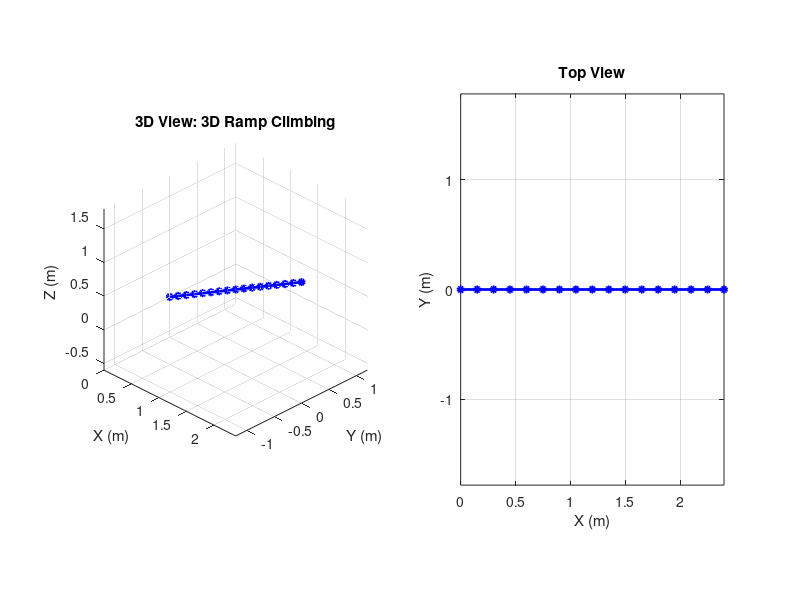

Write the MATLAB code that produced this figure. (Note: this script raises an error after producing the figure.)
%% Test Quadruped Path Follower
% Standalone test script for QuadrupedPathFollower with various path types

clear; clc; close all;

fprintf('=== Quadruped Path Follower Test Suite ===\n');

%% Test Configuration
testCases = {
    'straight_line', 'Straight Line Path';
    'circle', 'Circular Path';
    'spiral', 'Spiral Path (2D)';
    'zigzag', 'Zigzag Pattern';
    'ramp', '3D Ramp Climbing';
    'custom_3d', 'Complex 3D Path'
};

% Select test case (change this to test different paths)
selectedTest = 'ramp';  % Options: 'straight_line', 'circle', 'spiral', 'zigzag', 'ramp', 'custom_3d'

%% Generate Test Path
switch selectedTest
    case 'straight_line'
        % Simple straight line for basic testing
        referencePath = [
            0, 0, 0;
            1, 0, 0;
            2, 0, 0;
            3, 0, 0;
            4, 0, 0;
            5, 0, 0
        ];
        testName = 'Straight Line Path';
        
    case 'circle'
        % Circular path at constant height
        radius = 2.0;
        numPoints = 50;
        theta = linspace(0, 2*pi, numPoints);
        referencePath = [
            radius * cos(theta)', ...
            radius * sin(theta)', ...
            ones(numPoints, 1) * 0.5
        ];
        testName = 'Circular Path';
        
    case 'spiral'
        % Spiral path with gradually increasing radius
        numPoints = 80;
        theta = linspace(0, 4*pi, numPoints);
        radius = linspace(0.5, 3.0, numPoints);
        referencePath = [
            radius' .* cos(theta)', ...
            radius' .* sin(theta)', ...
            ones(numPoints, 1) * 0.3
        ];
        testName = 'Spiral Path (2D)';
        
    case 'zigzag'
        % Zigzag pattern
        x = 0:0.2:5;
        y = sin(x * 2) * 1.5;
        z = ones(size(x)) * 0.2;
        referencePath = [x', y', z'];
        testName = 'Zigzag Pattern';
        
    case 'ramp'
        % 3D ramp climbing simulation
        % Create a path that climbs stairs or ramp
        stepHeight = 0.15;  % 15cm steps
        stepLength = 0.3;   % 30cm step length
        numSteps = 8;
        
        referencePath = [];
        for i = 0:numSteps
            % Add horizontal section
            x = i * stepLength;
            y = 0;
            z = i * stepHeight;
            referencePath = [referencePath; x, y, z];
            
            % Add transition points for smooth climbing
            if i < numSteps
                x_trans = x + stepLength/2;
                z_trans = z + stepHeight/2;
                referencePath = [referencePath; x_trans, y, z_trans];
            end
        end
        testName = '3D Ramp Climbing';
        
    case 'custom_3d'
        % Complex 3D path combining multiple maneuvers
        t = linspace(0, 4*pi, 100);
        referencePath = [
            t/2, ...                              % X: linear progression
            sin(t) * 2, ...                       % Y: sinusoidal motion
            0.5 + 0.3*sin(t/2) + t/20            % Z: gradual climb with oscillation
        ];
        testName = 'Complex 3D Path';
        
    otherwise
        error('Unknown test case: %s', selectedTest);
end

fprintf('Testing: %s\n', testName);
fprintf('Path points: %d\n', size(referencePath, 1));
fprintf('Path length: %.2f m\n', sum(sqrt(sum(diff(referencePath).^2, 2))));

%% Visualize Test Path
figure('Name', 'Test Path Visualization', 'Position', [100, 100, 1000, 600]);

subplot(1, 2, 1);
plot3(referencePath(:,1), referencePath(:,2), referencePath(:,3), ...
    'b-o', 'LineWidth', 2, 'MarkerSize', 4, 'MarkerFaceColor', 'b');
xlabel('X (m)'); ylabel('Y (m)'); zlabel('Z (m)');
title(sprintf('3D View: %s', testName));
grid on; axis equal;
view(45, 30);

subplot(1, 2, 2);
plot(referencePath(:,1), referencePath(:,2), 'b-o', 'LineWidth', 2, 'MarkerSize', 4, 'MarkerFaceColor', 'b');
xlabel('X (m)'); ylabel('Y (m)');
title('Top View');
grid on; axis equal;

%% Initialize Path Follower
pathFollower = QuadrupedPathFollower();

% Configure parameters based on test type
switch selectedTest
    case 'straight_line'
        pathFollower.maxVelX = 1.0;
        pathFollower.maxOmega = 0.5;
        pathFollower.lookaheadDist = 0.8;
        
    case 'circle'
        pathFollower.maxVelX = 0.8;
        pathFollower.maxOmega = 1.5;
        pathFollower.lookaheadDist = 0.5;
        
    case 'spiral'
        pathFollower.maxVelX = 0.7;
        pathFollower.maxOmega = 2.0;
        pathFollower.lookaheadDist = 0.4;
        
    case 'zigzag'
        pathFollower.maxVelX = 0.6;
        pathFollower.maxOmega = 2.5;
        pathFollower.lookaheadDist = 0.3;
        pathFollower.kp_lateral = 3.0;
        
    case 'ramp'
        pathFollower.maxVelX = 0.5;
        pathFollower.maxOmega = 1.0;
        pathFollower.lookaheadDist = 0.2;
        pathFollower.kp_lateral = 2.5;
        pathFollower.kp_heading = 3.5;
        
    case 'custom_3d'
        pathFollower.maxVelX = 0.8;
        pathFollower.maxOmega = 1.8;
        pathFollower.lookaheadDist = 0.6;
        pathFollower.kp_lateral = 2.2;
end

%% Set Initial Conditions
% Place robot at start of path with appropriate heading
initialPos = referencePath(1, :);
if size(referencePath, 1) > 1
    direction = referencePath(2, :) - referencePath(1, :);
    initialHeading = atan2(direction(2), direction(1));
else
    initialHeading = 0;
end

pathFollower.setInitialPosition(initialPos, initialHeading);
pathFollower.setReferencePath(referencePath);

fprintf('\nRobot initialized at [%.2f, %.2f, %.2f]\n', initialPos);
fprintf('Initial heading: %.1f degrees\n', rad2deg(initialHeading));

%% Run Test Simulation
fprintf('\n=== Running Test: %s ===\n', testName);

% Start timer for performance measurement
tic;
success = pathFollower.runSimulation();
elapsedTime = toc;

fprintf('\nSimulation completed in %.2f seconds (wall clock time)\n', elapsedTime);

%% Analyze Test Results
fprintf('\n=== Test Results Analysis ===\n');

% Performance metrics
if ~isempty(pathFollower.errorLog)
    meanLateralError = mean(abs(pathFollower.errorLog(:,1)));
    maxLateralError = max(abs(pathFollower.errorLog(:,1)));
    meanHeadingError = mean(abs(pathFollower.errorLog(:,2)));
    maxHeadingError = max(abs(pathFollower.errorLog(:,2)));
    
    fprintf('Tracking Performance:\n');
    fprintf('  Mean lateral error: %.3f m\n', meanLateralError);
    fprintf('  Max lateral error: %.3f m\n', maxLateralError);
    fprintf('  Mean heading error: %.1f degrees\n', rad2deg(meanHeadingError));
    fprintf('  Max heading error: %.1f degrees\n', rad2deg(maxHeadingError));
    
    % Control performance
    avgSpeed = mean(pathFollower.velocityLog(:,1));
    maxSpeed = max(pathFollower.velocityLog(:,1));
    avgOmega = mean(abs(pathFollower.velocityLog(:,2)));
    maxOmega = max(abs(pathFollower.velocityLog(:,2)));
    
    fprintf('\nControl Performance:\n');
    fprintf('  Average speed: %.2f m/s\n', avgSpeed);
    fprintf('  Maximum speed: %.2f m/s\n', maxSpeed);
    fprintf('  Average turn rate: %.2f rad/s\n', avgOmega);
    fprintf('  Maximum turn rate: %.2f rad/s\n', maxOmega);
    
    % Path following efficiency
    refLength = sum(sqrt(sum(diff(referencePath).^2, 2)));
    robotLength = sum(sqrt(sum(diff(pathFollower.trajectory).^2, 2)));
    efficiency = (refLength / robotLength) * 100;
    
    fprintf('\nPath Efficiency:\n');
    fprintf('  Reference path length: %.2f m\n', refLength);
    fprintf('  Robot path length: %.2f m\n', robotLength);
    fprintf('  Path efficiency: %.1f%%\n', efficiency);
    
    % Final position accuracy
    finalError = norm(pathFollower.trajectory(end,:) - referencePath(end,:));
    fprintf('  Final position error: %.3f m\n', finalError);
    
    % Test scoring
    fprintf('\n=== TEST SCORING ===\n');
    
    % Scoring criteria
    lateralScore = max(0, 100 - meanLateralError * 200);  % 0.5m error = 0 points
    headingScore = max(0, 100 - rad2deg(meanHeadingError) * 2);  % 50deg error = 0 points
    efficiencyScore = min(100, efficiency);  % >100% efficiency gets 100 points
    accuracyScore = max(0, 100 - finalError * 200);  % 0.5m final error = 0 points
    
    overallScore = (lateralScore + headingScore + efficiencyScore + accuracyScore) / 4;
    
    fprintf('Individual Scores (0-100):\n');
    fprintf('  Lateral tracking: %.1f\n', lateralScore);
    fprintf('  Heading tracking: %.1f\n', headingScore);
    fprintf('  Path efficiency: %.1f\n', efficiencyScore);
    fprintf('  Final accuracy: %.1f\n', accuracyScore);
    fprintf('  OVERALL SCORE: %.1f/100\n', overallScore);
    
    % Grade assignment
    if overallScore >= 90
        grade = 'A+ (Excellent)';
    elseif overallScore >= 80
        grade = 'A (Very Good)';
    elseif overallScore >= 70
        grade = 'B (Good)';
    elseif overallScore >= 60
        grade = 'C (Satisfactory)';
    else
        grade = 'F (Needs Improvement)';
    end
    
    fprintf('  GRADE: %s\n', grade);
    
else
    fprintf('No tracking data available for analysis.\n');
end

%% Save Test Results
testResults = struct();
testResults.testName = testName;
testResults.testType = selectedTest;
testResults.referencePath = referencePath;
testResults.robotTrajectory = pathFollower.trajectory;
testResults.success = success;
testResults.simTime = pathFollower.simTime;
testResults.wallClockTime = elapsedTime;

if ~isempty(pathFollower.errorLog)
    testResults.performance.meanLateralError = meanLateralError;
    testResults.performance.maxLateralError = maxLateralError;
    testResults.performance.meanHeadingError = meanHeadingError;
    testResults.performance.maxHeadingError = maxHeadingError;
    testResults.performance.avgSpeed = avgSpeed;
    testResults.performance.pathEfficiency = efficiency;
    testResults.performance.finalError = finalError;
    testResults.performance.overallScore = overallScore;
    testResults.performance.grade = grade;
end

% Save to results directory
if ~exist('results', 'dir')
    mkdir('results');
end

filename = sprintf('results/test_%s_results.mat', selectedTest);
save(filename, 'testResults');
fprintf('\nTest results saved to %s\n', filename);

%% Summary
fprintf('\n=== TEST SUMMARY ===\n');
fprintf('Test: %s\n', testName);
if success
    fprintf('Status: PASSED\n');
else
    fprintf('Status: FAILED\n');
end
if ~isempty(pathFollower.errorLog)
    fprintf('Score: %.1f/100 (%s)\n', overallScore, grade);
end
fprintf('Time: %.1fs (simulation), %.1fs (real)\n', pathFollower.simTime, elapsedTime);

if success
    fprintf('\n✓ Path follower successfully completed the test!\n');
    fprintf('✓ Ready for deployment on real quadruped robot\n');
else
    fprintf('\n⚠ Test incomplete - check parameters and try again\n');
end

fprintf('\nTest complete. Check the simulation figure for detailed trajectory analysis.\n'); 